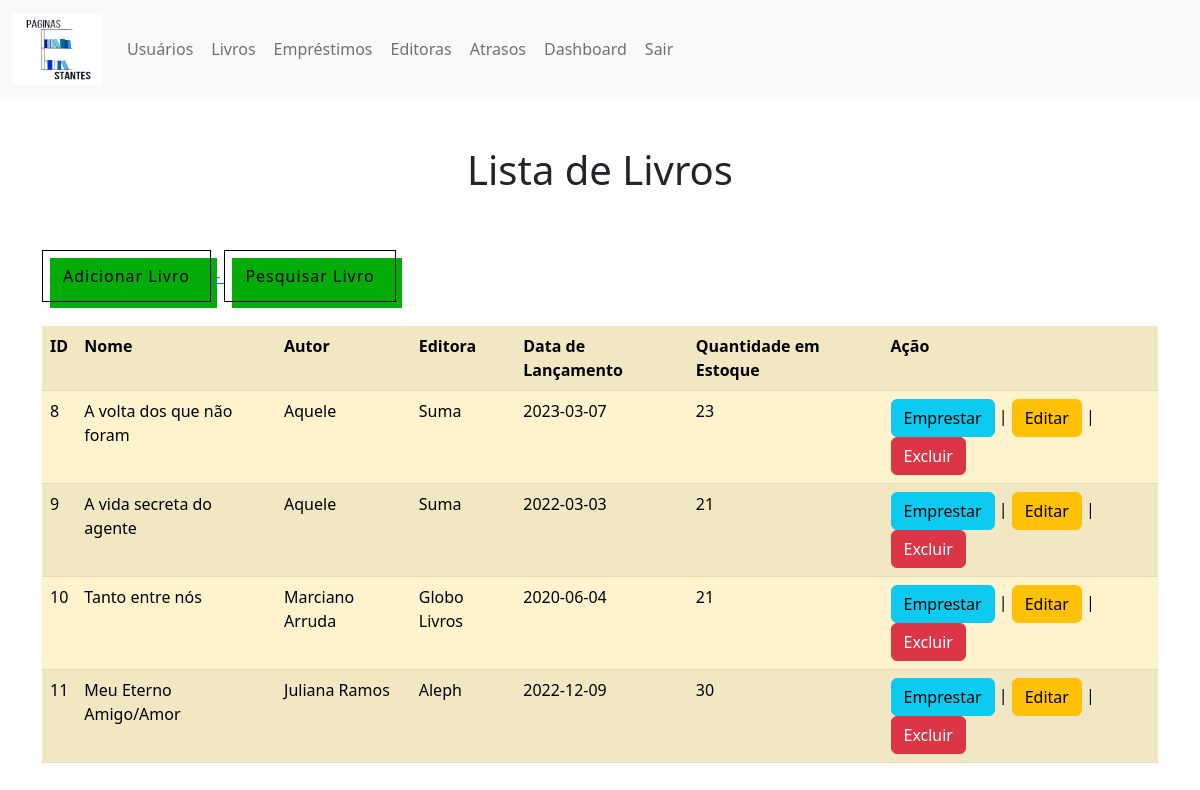
Page /ProjetoWDA/livros.php (signed in) on the earlier database version.
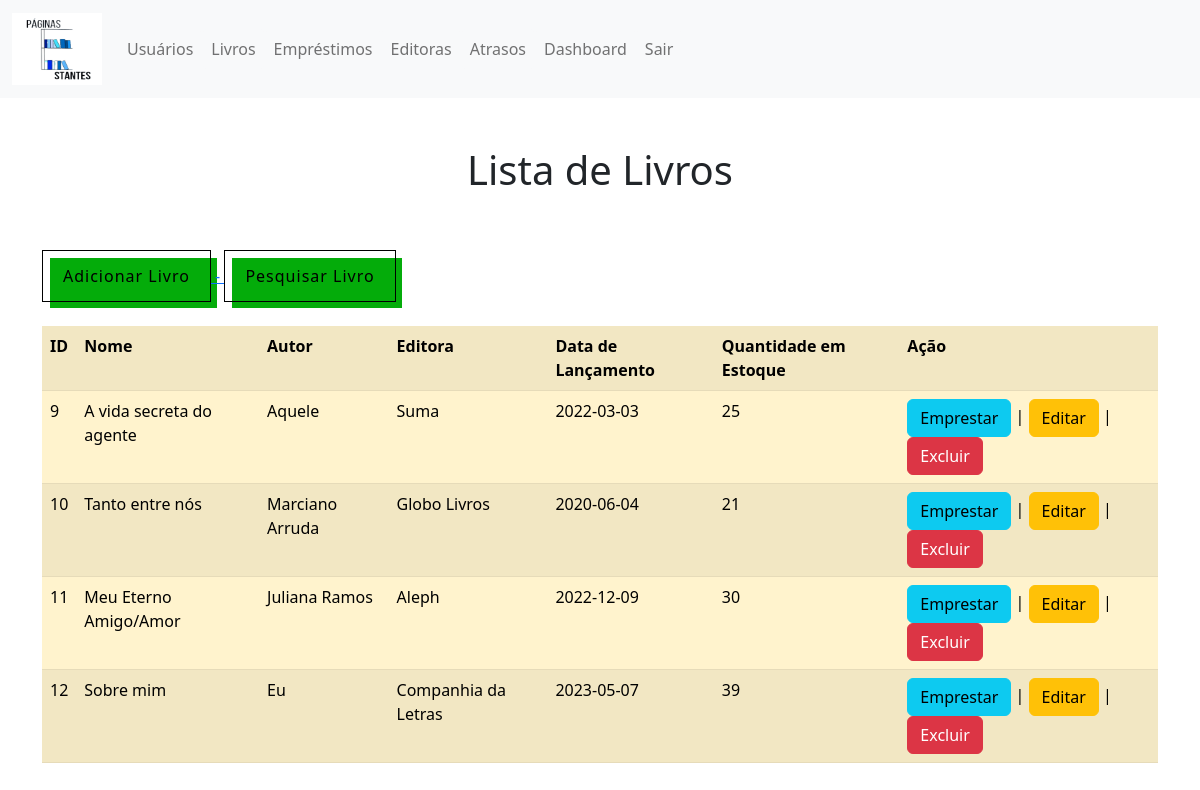
Same page on the later database version.
### tables this page shows
CREATE TABLE `livros` (
  `id` int(11) NOT NULL,
  `nome` text DEFAULT NULL,
  `autor` text DEFAULT NULL,
  `editora` text DEFAULT NULL,
  `data_lancamento` date DEFAULT NULL,
  `estoque` int(11) DEFAULT NULL,
  `novo_estoque` int(11) DEFAULT NULL
);

### ProjetoWDA/livros.php (the view, shortened to what this page needs)
<!DOCTYPE html>
<html>
<head>
	<link rel="stylesheet" href="css/bootstrap.min.css">
	<link rel="stylesheet" href="style.css">
</head>
<body>
<nav class="navbar navbar-expand-lg bg-light">
        <div class="container-fluid">
		<a class="navbar-brand" href="#">
      		<img src="logo.png" alt="Bootstrap" width="90" height="72">
    	</a>
          <div class="collapse navbar-collapse" id="navbarNavAltMarkup">
            <div class="navbar-nav">
              <a class="nav-link btn btn-light" href="usuarios.php">Usuários</a>
			  <a class="nav-link btn btn-light" href="livros.php">Livros</a>
			  <a class="nav-link btn btn-light" href="emprestimos.php">Empréstimos</a>
			  <a class="nav-link btn btn-light" href="editoras.php">Editoras</a>
			  <a class="nav-link btn btn-light" href="atrasos.php">Atrasos</a>
			  <a class="nav-link btn btn-light" href="dashboard.php" class="dashboard-button">Dashboard</a>
			  <a class="nav-link btn btn-light" href="logout.php">Sair</a>
            </div>
          </div>
        </div>
      </nav>
	  <br><br>
	<center><h1>Lista de Livros</h1></center><br><br>
	<div class="container">
	<a href="adicionarlivro.php"><button type="button" class="button-background-move">Adicionar Livro</button> - <a href="pesquisarlivros.php"><button type="button" class="button-background-move">Pesquisar Livro</button></a><br><br>
	<table class="table table-warning table-striped">
		<tr>
			<th>ID</th>
			<th>Nome</th>
			<th>Autor</th>
			<th>Editora</th>
			<th>Data de Lançamento</th>
			<th>Quantidade em Estoque</th>
			<th>Ação</th>
		</tr>
		<?php
			include 'conexao.php';
			$sql = "SELECT * FROM livros";
			$result = $conn->query($sql);
			while($row = $result->fetch_assoc()) {
				echo "<tr>";
				echo "<td>".$row["id"]."</td>";
				echo "<td>".$row["nome"]."</td>";
				echo "<td>".$row["autor"]."</td>";
				echo "<td>".$row["editora"]."</td>";
				echo "<td>".$row["data_lancamento"]."</td>";
				echo "<td>".$row["estoque"]."</td>";
				echo "<td><a href='emprestar.php?id=".$row["id"]."' class='btn btn-info'>Emprestar</a> | <a href='editarlivros.php?id=".$row["id"]."' class='btn btn-warning'>Editar</a> | <a href='excluirlivro.php?id=".$row["id"]."' class='btn btn-danger'>Excluir</a></td>";
				echo "</tr>";
			}
		?>
	</table>
	</div>
</body>
</html>

### ProjetoWDA/style.css (style rules this page uses)
.button-background-move { font-size: 16px; font-weight: 200; letter-spacing: 1px; padding: 13px 20px 13px; outline: 0; border: 1px solid black; cursor: pointer; position: relative; background-color: rgba(0, 0, 0, 0); user-select: none; -webkit-user-select: none; touch-action: manipulation; }
.button-background-move:after { content: ""; background-color: #04ac0a; width: 100%; z-index: -1; position: absolute; height: 100%; top: 7px; left: 7px; transition: 0.2s; }

Differences in the rows shown:
removed livros: id "8", nome "A volta dos que não foram", autor "Aquele", editora "Suma", data_lancamento "2023-03-07", estoque "23"
changed livros "A vida secreta do agente": estoque "21" → "25"
added livros: id "12", nome "Sobre mim", autor "Eu", editora "Companhia da Letras", data_lancamento "2023-05-07", estoque "39"
